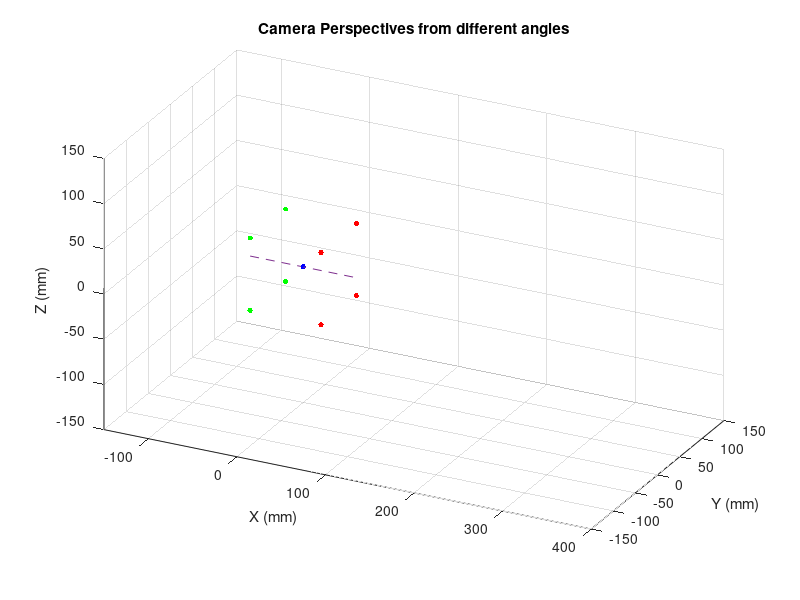

Reproduce this figure in MATLAB. (Note: this script raises an error after producing the figure.)
% Thesis Scanner Simulation
% Plot the view of a camera

% Clear command window and workspace and reset figures
clear;
clc;
%clf reset;

% SECTION I - Plotting the world coordinates and camera

% Set the points of the scanner
origin = [0,0,0];

% Plot the coordinates of the points of interest in the world frame (front
% and back of scanner
scanner_front = [40,40,40;40,40,-40;40,-40,40;40,-40,-40];

scanner_back = [-40,40,40;-40,40,-40;-40,-40,40;-40,-40,-40];

% Convert these to cartesian coordinates
x_origin = origin(1);
y_origin = origin(2);
z_origin = origin(3);


x_front = scanner_front(:,1)';
y_front = scanner_front(:,2)';
z_front = scanner_front(:,3)';

x_back = scanner_back(:,1)';
y_back = scanner_back(:,2)';
z_back = scanner_back(:,3)';

% Visualise the points
figure(1);
clf;
xlabel('X (mm)');
ylabel('Y (mm)');
zlabel('Z (mm)');
title('Camera Perspectives from different angles');
axis equal;
axis manual;
axis([-150,400,-150,150, -150, 150]);
view([0.5,-1,0.5]);
hold on;
plot3(x_origin,y_origin,z_origin, '.', 'Color', 'blue','MarkerSize',12);
grid on;
plot3(x_front,y_front,z_front, '.', 'Color', 'red','MarkerSize',12);
plot3(x_back,y_back,z_back, '.', 'Color', 'green','MarkerSize',12);

% Plot a centre line
plot3([-60,60],[0,0],[0,0], '--');

% The position from the origin of the centre of the annulus
dist_from_origin = 170; %-60

% The position of the point of interest we are measuring (determines the
% downwards angle of the cameras)
poi = 10;

endi=1;

endj=1;
% 
% for i = 1:endi
%     dist_from_origin = 60;
%     poi = poi - 5*(i-1);
% 
%     for j = 1:endj

        % dist_from_origin = dist_from_origin + (j-1)*1;
        

        % set the constant parameters of the cameras
        annulus_radius = 56.6; % The diagonal distance
        camera_offset = 20; % half of lens width
        annulus_radius = annulus_radius + camera_offset;
        camera_centre_length = 20; % change if lens changes
        full_camera_length = 70;


        elevation_rad = atan(annulus_radius/(dist_from_origin-poi));

        % maximum angle is 90 degrees
        working_distance_to_lens = annulus_radius/sin(elevation_rad);
        camera_centre_radius = (working_distance_to_lens + camera_centre_length)*sin(elevation_rad);
        mounting_radius = (working_distance_to_lens + full_camera_length)*sin(elevation_rad);


        num_cameras = 6;

        if num_cameras == 6
            angle_ranges = [-120:48:120];
        elseif num_cameras == 4 
            angle_ranges = [-90:60:90];
        elseif num_cameras == 3
            angle_ranges = [-90:90:90];
        end

        %angle_ranges = 0;
        figure_counter = 1;
        for annulus_angle = angle_ranges


            %annulus_angle = 0;
            angle_from_midline = annulus_angle/180*pi;


            % Calculate distances and angles given the parameters
            dist_from_poi = dist_from_origin-poi;
            elev_angle = atan2(camera_centre_radius,dist_from_poi);
            % Angles for the rotational matrices
            theta_x = angle_from_midline;
            theta_y1 = pi/2+elev_angle;

            % Calculate the absolute rotations as measured in the world frames
            Rx = rotate_x(theta_x);
            Ry1 = rotate_y(theta_y1);

            % Calculate the rotation and translation matrix for the rigid3D pose
            R = Ry1*Rx;
            t = [dist_from_origin camera_centre_radius*sin(angle_from_midline) camera_centre_radius*cos(angle_from_midline)];
            t2 = [dist_from_origin+full_camera_length*sin(elev_angle) mounting_radius*sin(angle_from_midline) mounting_radius*cos(angle_from_midline)];

            % Get the pose of the camera
            pose = rigid3d(R,t);

            % Plot the camera
            figure(1);
            hold on;
            cam = plotCamera('AbsolutePose', pose,'Size',20, 'Label', ['Camera ', num2str(figure_counter)]);

            % Plot the point of interest and the centre line axis of the camera
            plot3(poi,0,0,'b*');
            plot3([poi,dist_from_origin],[0,camera_centre_radius*sin(angle_from_midline)],[0,camera_centre_radius*cos(angle_from_midline)],'b--')


            % SECTION II - Virtual Pinhole Camera Model
            % Intrinsic Matrix
            focal_length = 12;
            scale_pixels = 1/(3.75*10^-3);
            f_x = focal_length * scale_pixels;
            f_y = focal_length * scale_pixels;
            x_0 = 0;
            y_0 = 0;
            s = 0;

            K = [f_x s x_0; 0 f_y y_0; 0 0 1];

            % Camera Resolution
            width = 1937;
            height = 1217;  

            % Create a rotation matrix for each rotation
            Ry90 = rotate_y(pi/2);
            Ry180 = rotate_y(pi);
            Rx_elev = rotate_x(elev_angle);
            Rz90 =  rotate_z(pi/2);
            Rz_optical_axis = rotate_z(theta_x);
% 
%             % Plot the translated camera coordinates
            plot3(t(1),t(2),t(3), 'g*', 'MarkerSize', 13);
            plot3(t2(1),t2(2),t2(3), 'b*', 'MarkerSize', 13);
            
            
            % Relative rotation of camera w.r.t the World Frame
            R = Rx_elev*-Rz_optical_axis*Ry180*Rz90*Ry90;

            t1 = -[R*t'];

            % External Matrix
            E = [R t1;];

            % Camera Matrix
            P = K*E;

            % Put all the world points into an array
            world_points = [[x_origin;y_origin;z_origin;], [x_front;y_front; z_front], [x_back; y_back;z_back]];
            front_points = [x_front;y_front; z_front;ones(1,length(z_front))];
            origin = [x_origin;y_origin;z_origin; 1];
            back_points = [x_back; y_back; z_back; ones(1,length(z_back))];

            %im_points = P*world_points;

            im_front = P*front_points;
            im_back = P*back_points;
            im_origin = P*origin;

            im_front = normalise_points(im_front);
            im_back = normalise_points(im_back);
            im_origin = normalise_points(im_origin);

            horiz_fov = 84.8; % Horizontal FOV degrees
            vertical_fov = 65.4; % Vertical FOV degrees

            % Horizontal and vertical range
            view_horiz_range = (dist_from_origin-40)*tan(horiz_fov/2*pi/180);
            view_vert_range = (dist_from_origin-40)*tan(vertical_fov/2*pi/180);


            camera_points = [40, -view_horiz_range, -view_vert_range, 1;40, -view_horiz_range, view_vert_range,1; 40, view_horiz_range, -view_vert_range,1;40, view_horiz_range, view_vert_range,1;];

            view_camera = P*[camera_points]';

            view_camera = normalise_points(view_camera);

            figure(2);
             if(figure_counter == 1)
                    clf;
                end

            subplot(2,3,figure_counter)
            %axis equal;
            plot(im_back(1,:), im_back(2,:), 'g.', 'MarkerSize', 12);
            hold on;
            plot(im_front(1,:), im_front(2,:), 'r.', 'MarkerSize', 12);
            plot(im_origin(1,:), im_origin(2,:), 'b.', 'MarkerSize', 12);

            plot(view_camera(1,:), view_camera(2,:), 'b.', 'MarkerSize',6);
            title(['Camera ' num2str(figure_counter) ' View']);
            xlabel('u');
            ylabel('v');
            grid on;
            %axis manual;
            ax = gca;
            set(ax,'XDir', 'reverse', 'YDir', 'reverse');
            axis square;
            axis equal;
            xlim([-width/2, width/2]);
            ylim([-height/2, height/2]);

            
            
            % Check whether or not the points are out of bound:
            xq = im_front(1,:);
            yq = im_front(2,:);
            xv = [-width/2, width/2];
            yv = [-height/2,height/2];
            
            [in, on] = inpolygon(xq, yq,xv,yv);
            
            poly2_FOV = polyshape([-width/2, -width/2, width/2, width/2],[-height/2, height/2, height/2, -height/2]);

            if(in < 4)
                
                figure(10)
                if(figure_counter == 1)
                    clf;
                end
                subplot(2,3,figure_counter)
                plot(poly2_FOV);
                grid on;
                xlabel('Pixels')
                ylabel('Pixels')
                title(['Camera ' num2str(figure_counter) ' View']);

            end
            
            % Compute the boundaries and their respective areas
            [boundary_front, area_front] = boundary(im_front(1,:)', im_front(2,:)');

            [boundary_back, area_back] = boundary(im_back(1,:)', im_back(2,:)');

            hold on;
            
            figure(2)
            plot(im_back(1,boundary_back), im_back(2, boundary_back), 'Color', 'green')

            plot(im_front(1,boundary_front), im_front(2, boundary_front), 'Color', 'red')
            
            figure(10)
            plot(im_back(1,boundary_back), im_back(2, boundary_back), 'Color', 'green')

            plot(im_front(1,boundary_front), im_front(2, boundary_front), 'Color', 'red')

            [xi, yi] = polyxpoly(im_back(1,boundary_front),im_back(2, boundary_front),im_front(1,boundary_front),im_front(2,boundary_front));

%            plot(xi,yi,'r+')

            % Create 2 areas of intersection
            poly1 = polyshape(im_back(1,boundary_front),im_back(2, boundary_front));

            poly2 = polyshape(im_front(1,boundary_front),im_front(2, boundary_front));

            polyout = intersect(poly1,poly2);
% 
            plot(polyout);

            poly_intersect_back = intersect(polyout, poly2_FOV);
            
            figure(2)

            plot(poly_intersect_back);


            
            figure(10)

            plot(poly_intersect_back);

            poly_intersect_front = intersect(poly2,poly2_FOV);
            
            plot(poly_intersect_front);
                 if(figure_counter == 3 || figure_counter ==6)
                    legend('FOV', 'Back of Scanner', 'Front of Scanner', 'Visible Back', 'Visible back within FOV', 'Visible front within FOV');
                end

            area_front1 = polyarea(poly_intersect_front.Vertices(:,1),poly_intersect_front.Vertices(:,2));

            area_back1 = polyarea(poly_intersect_back.Vertices(:,1),poly_intersect_back.Vertices(:,2));
         
            
            
            
            area_camera = width * height;
                       
            
            ratio_front(figure_counter) = area_front1/area_camera * 100;
%             ratio_back(figure_counter) = area_back/area_camera * 100;
            ratio_intersect(figure_counter) = area_back1/area_back * 100

            figure_counter = figure_counter + 1;

        end

%         scanner_ratio4(i,j) = mean(ratio_intersect);
%         
%         ratio_front_heatmap4(i,j) = mean(ratio_front);
%         
%         
%         area_heatmap4(i,j) = area_front;
%         
%         area_intersect_heatmap4(i,j) = area_intersect;
% %         
%         
%         
%         scanner_ratio12(i,j) = mean(ratio_intersect);
%         
%         ratio_front_heatmap12(i,j) = mean(ratio_front);
%         
%         
%         area_heatmap12(i,j) = area_front;
%         
%         area_intersect_heatmap12(i,j) = area_intersect;
%         
        
        
%     end
%     disp(i);
% end
% 
% %% Generate heatmaps
% % 
% figure(3);
% heatmap(scanner_ratio12/100);
% title('Ratio of Back of Scanner Visible Compared to Calculated Back Area(4mm Lens)');
% xlabel('Distance from origin (mm)');
% ylabel('Point of interest location on x-axis (mm)');
% ax = gca;
% ax.XData = [60:1:109];
% ay = gca;
% ay.YData = [50:-5:-195];
% colorbar;
% colormap jet;
% 
% figure(4);
% heatmap(ratio_front_heatmap12/100);
% title('Ratio of Front of Scanner Compared to Total FOV (4mm Lens)');
% xlabel('Distance from origin (mm)');
% ylabel('Point of interest location on x-axis (mm)');
% ax = gca;
% ax.XData = [60:1:109];
% ay = gca;
% ay.YData = [50:-5:-195];
% colorbar;
% colormap jet;
% 
% figure(5);
% heatmap(scanner_ratio12/100.*ratio_front_heatmap12/100);
% title('Combined Heat maps Showing Optimal Parameters (4mm)');
% xlabel('Distance from origin (mm)');
% ylabel('Point of interest location on x-axis (mm)');
% ax = gca;
% ax.XData = [60:1:109];
% ay = gca;
% ay.YData = [50:-5:-195];
% colorbar;
% colormap jet;

% 
% 
% figure(6);
% heatmap(area_intersect_heatmap12/100);
% title('Area Intersecting the back');
% xlabel('Distance from scanner');
% ylabel('Interest Point From Origin');
% colorbar;
% colormap jet;
% 
% 
% figure(8);
% heatmap((ratio_front_heatmap12 .* scanner_ratio12));
% title('Combined Heatmaps Showing Optimal Parameters 12mm');
% xlabel('Distance from scanner');
% ylabel('Interest Point From Origin');
% colorbar;
% colormap jet;
% caxis([0,40000]);

% 
% figure(9);
% %heatmap((ratio_front_heatmap4 .* scanner_ratio4));
% title('Combined Heatmaps Showing Optimal Parameters 4mm');
% xlabel('Distance from scanner');
% ylabel('Interest Point From Origin');
% colorbar;
% colormap jet;
% caxis([0,10000]);

